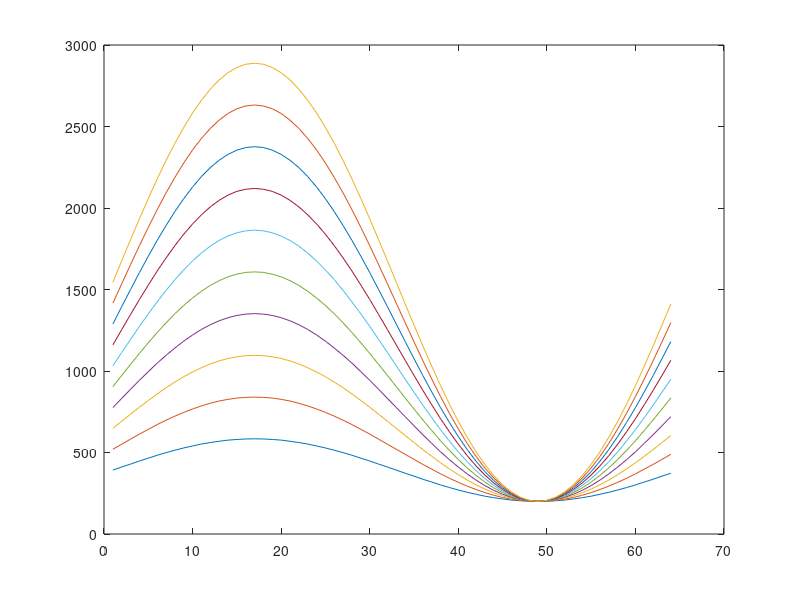

Write the MATLAB code that produced this figure.
function []= DispSine()
size = 64;
X = ['const u16 sin1[10][',int2str(size),']= {'];
for j = 1:10
t = (0:1:size-1);
sine = sin(t*2*pi/size);
sine = sine*128+128;
sine = uint16(sine*(j+0.5)+200);
max(sine) - min(sine)
for i= 1:size
    if i == size
        X = [X,int2str(sine(i)),'},'];
    elseif i==1
        X = [X,'{',int2str(sine(i)),','];
    else
        X = [X,int2str(sine(i)),','];
    end
end
%max(sine)-min(sine)
plot(sine)
hold on 
end
X = [X,'};'];
disp(X);

size = 32;
X = ['const u16 sin2[10][',int2str(size),']= {'];
for j = 1:10
t = (0:1:size-1);
sine = sin(t*2*pi/size);
sine = sine*128+128;
sine = uint16(sine*(j+0.5)+200);
for i= 1:size
    if i == size
        X = [X,int2str(sine(i)),'},'];
    elseif i==1
        X = [X,'{',int2str(sine(i)),','];
    else
        X = [X,int2str(sine(i)),','];
    end
end
end
X = [X,'};'];
disp(X);


size = 16;
X = ['const u16 sin3[10][',int2str(size),']= {'];
for j = 1:10
t = (0:1:size-1);
sine = sin(t*2*pi/size);
sine = sine*128+128;
sine = uint16(sine*(j+0.5)+290);
for i= 1:size
    if i == size
        X = [X,int2str(sine(i)),'},'];
    elseif i==1
        X = [X,'{',int2str(sine(i)),','];
    else
        X = [X,int2str(sine(i)),','];
    end
end
end
X = [X,'};'];
disp(X);